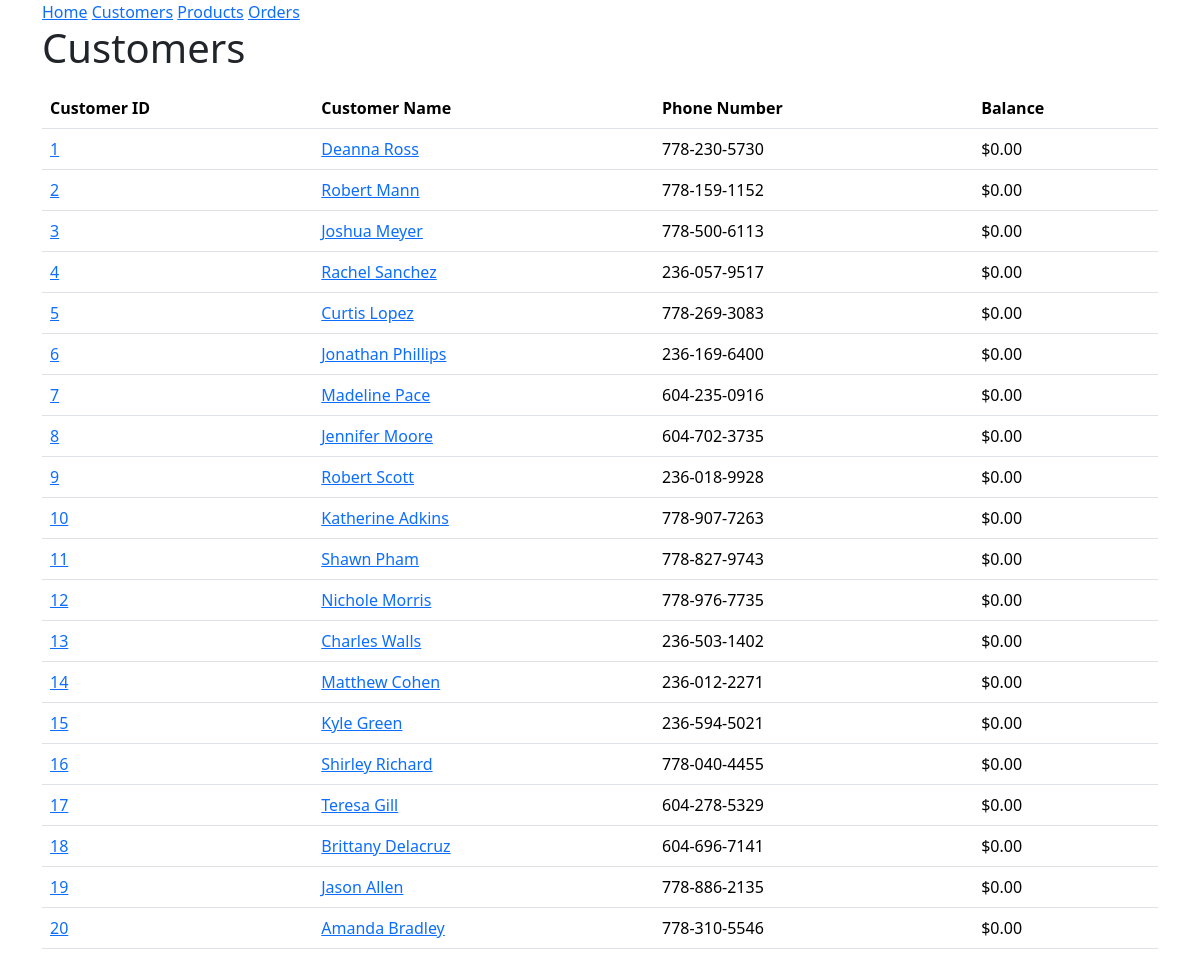
The page /customers on the database as committed earlier.
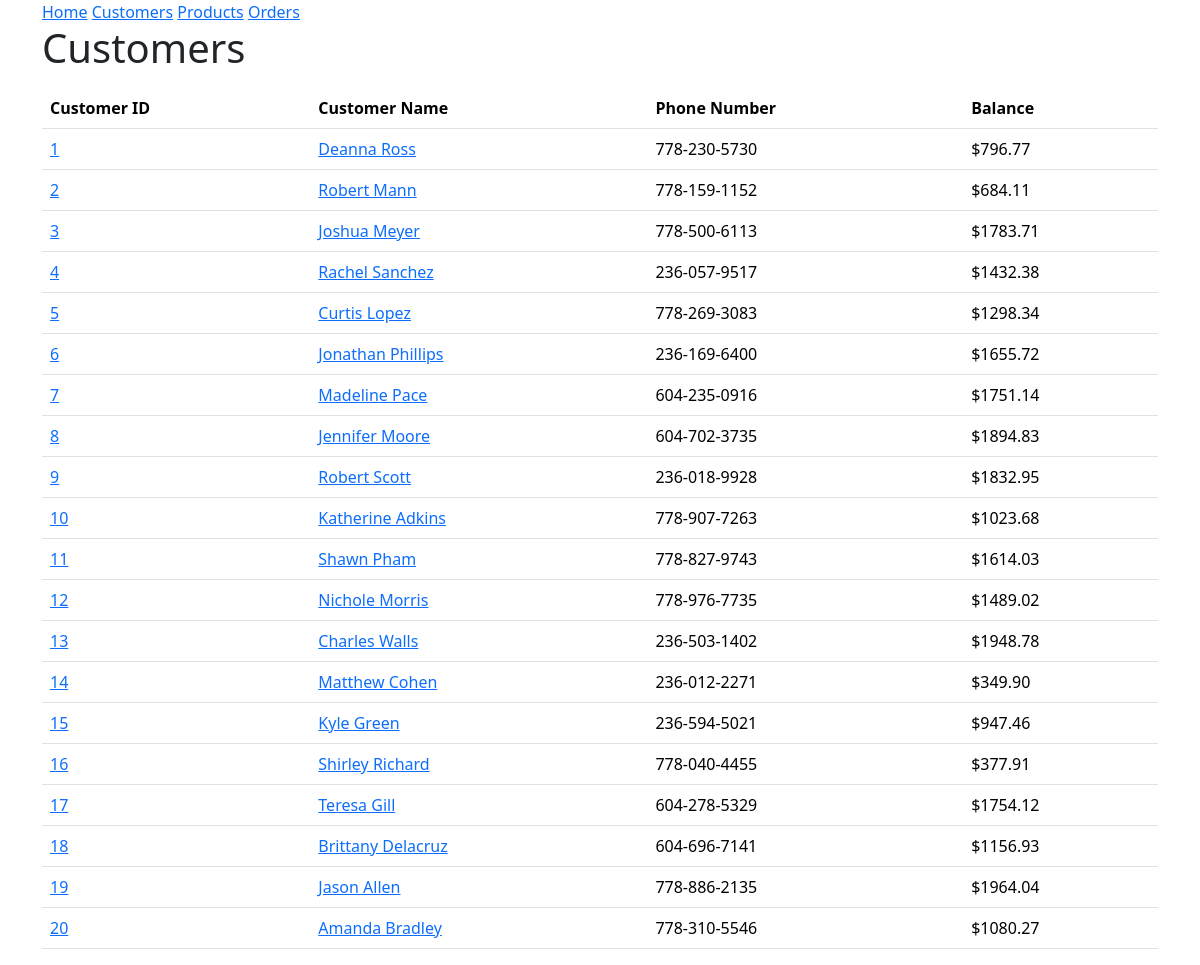
The same page on the database as committed later.
### models.py (models this page shows, shortened)
class Customer(db.Model):
 id = mapped_column(Integer, primary_key=True)
 name = mapped_column(String(200), nullable=False, unique=True)
 phone = mapped_column(String(20), nullable=False)
 balance = mapped_column(Numeric, nullable=False, default=0.0)
 orders = relationship("Order")

### main.py (the view)
@app.route('/customers')
def customer_list():
    request = db.session.execute(db.select(Customer).order_by(Customer.id))
    customers = []
    for i in request.scalars():
        u = {
            "id": i.id,
            "name": i.name,
            "phone": i.phone,
            "balance": format(i.balance, '.2f')
        }
        customers.append(u)
    return render_template("customers.html", customers=customers)

### templates/customers.html (shortened to what this page needs)
{% extends "base.html" %}
{% block content %}
<h1>Customers</h1>
<table class="table">
    <thead class="thead-dark">
    <th>Customer ID</th>
    <th>Customer Name</th>
    <th>Phone Number</th>
    <th>Balance</th>
{% for customer in customers %}
<p>
    <tr>
    <td><a href="{{ url_for('detailed_customer', id=customer.id) }}">{{ customer.id }}</a></td>
    <td><a href="{{ url_for('detailed_customer', id=customer.id) }}">{{ customer.name }}</a></td>
    <td>{{ customer.phone }}</td>
    <td>${{ customer.balance }}</td>
    </tr>
</p>
{% endfor %}
</table>
{% endblock %}

### templates/base.html (shortened to what this page needs)
<!doctype html>
<html lang="en">
    <head>
        <link rel="stylesheet" href="{{ url_for('static', filename='style.css') }}">
        <link href="https://cdn.jsdelivr.net/npm/bootstrap@5.3.3/dist/css/bootstrap.min.css" rel="stylesheet">
    </head>
    <body>
        <div class="container">
        <nav>
            <a href="{{ url_for('homepage') }}">Home</a>
            <a href="{{ url_for('customer_list') }}">Customers</a>
            <a href="{{ url_for('product_list') }}">Products</a>
            <a href="{{ url_for('orders_list') }}">Orders</a>
        </nav>
        {% block content %}
        {% endblock %}
        </div>
    </body>
</html>

Rows that differ between the two databases and show on the page:
changed Customer "Deanna Ross": balance "0.00" → "796.77"
changed Customer "Robert Mann": balance "0.00" → "684.11"
changed Customer "Joshua Meyer": balance "0.00" → "1783.71"
changed Customer "Rachel Sanchez": balance "0.00" → "1432.38"
changed Customer "Curtis Lopez": balance "0.00" → "1298.34"
changed Customer "Jonathan Phillips": balance "0.00" → "1655.72"
changed Customer "Madeline Pace": balance "0.00" → "1751.14"
changed Customer "Jennifer Moore": balance "0.00" → "1894.83"
changed Customer "Robert Scott": balance "0.00" → "1832.95"
changed Customer "Katherine Adkins": balance "0.00" → "1023.68"
changed Customer "Shawn Pham": balance "0.00" → "1614.03"
changed Customer "Nichole Morris": balance "0.00" → "1489.02"
changed Customer "Charles Walls": balance "0.00" → "1948.78"
changed Customer "Matthew Cohen": balance "0.00" → "349.90"
changed Customer "Kyle Green": balance "0.00" → "947.46"
changed Customer "Shirley Richard": balance "0.00" → "377.91"
changed Customer "Teresa Gill": balance "0.00" → "1754.12"
changed Customer "Brittany Delacruz": balance "0.00" → "1156.93"
changed Customer "Jason Allen": balance "0.00" → "1964.04"
changed Customer "Amanda Bradley": balance "0.00" → "1080.27"
